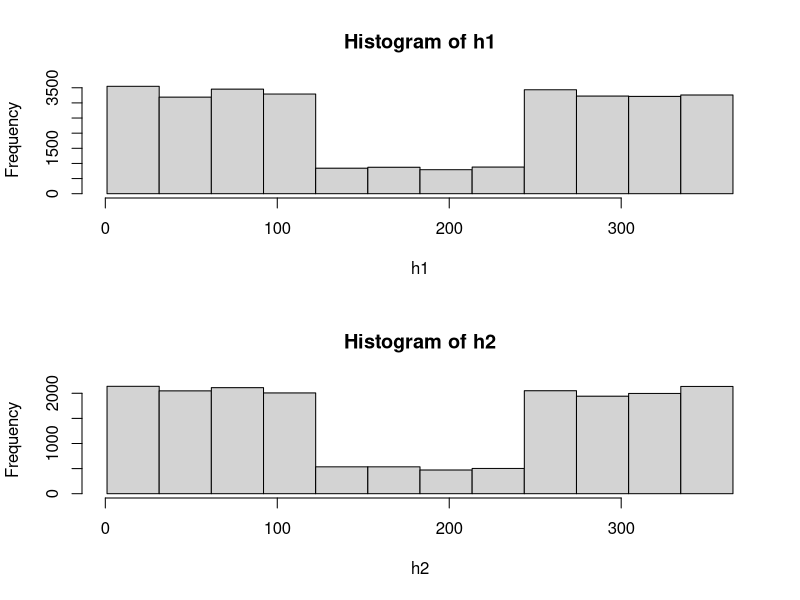
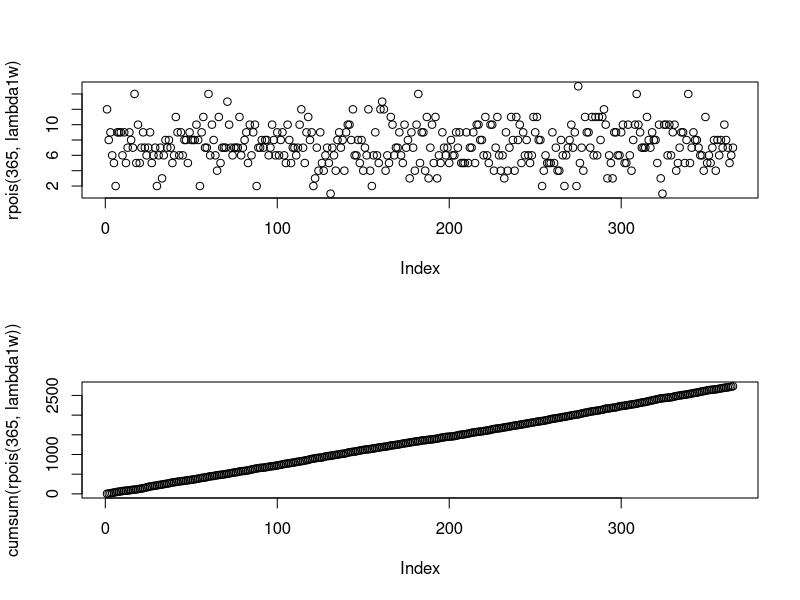
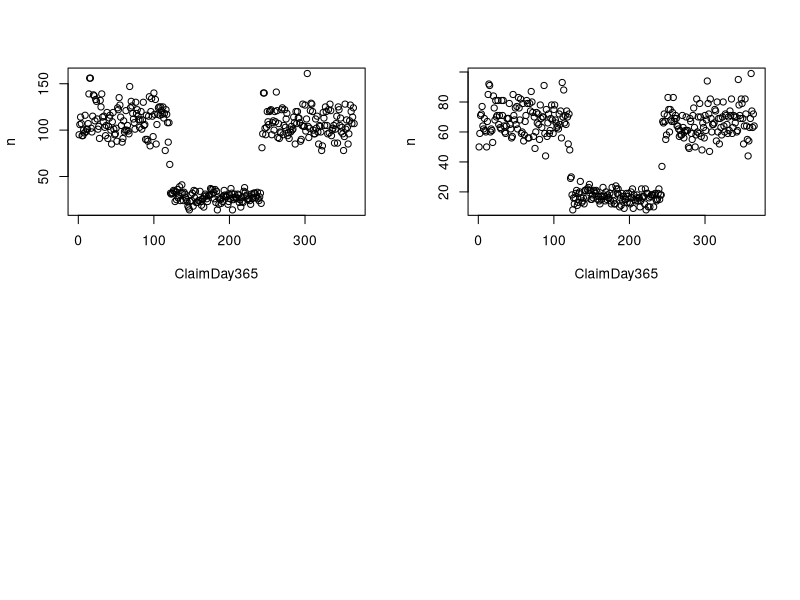

Write the R code that produced these figures, in order. (Note: this script raises an error after producing the figures.)
## Risk och reserv Projekt 1

claims <- read.table("Projekt1_Grupp8.txt", header = TRUE, sep = ";")
summary(claims)

## ARRIVALS

# Aggregate to days in 1 Y
claims$ClaimDay365 <- claims$ClaimDay %% 365
claims$ClaimDay365[claims$ClaimDay365==0] <- 365

# Histogram 1Y dividided by 12 months
par(mfrow=c(2,1))
h1 <- claims$ClaimDay365[claims$ClaimType==1]
b1 <- seq(min(h1), max(h1), length.out = 13)
hist(h1, breaks=b1)
h2 <- claims$ClaimDay365[claims$ClaimType==2]
b2 <- seq(min(h2), max(h2), length.out = 13)
hist(h2, breaks=b2)

# From hist, less arrivals June-August
claims$Summer <- 0
claims$Summer[b1[5]<claims$ClaimDay365&claims$ClaimDay365<=b1[9]] <- 1

#Winter
obs1w <- length(claims$ClaimCost[claims$ClaimType==1&claims$Summer==0])
obs2w <- length(claims$ClaimCost[claims$ClaimType==2&claims$Summer==0])
#Summer
obs1s <- length(claims$ClaimCost[claims$ClaimType==1&claims$Summer==1])
obs2s <- length(claims$ClaimCost[claims$ClaimType==2&claims$Summer==1])

# Branch 1
lambda1w <- obs1w / max(claims$ClaimDay[claims$ClaimType==1&claims$Summer==0])
lambda1s <- obs1s / max(claims$ClaimDay[claims$ClaimType==1&claims$Summer==1])
# Branch 2
lambda2w <- obs2w / max(claims$ClaimDay[claims$ClaimType==2&claims$Summer==0])
lambda2s <- obs2s / max(claims$ClaimDay[claims$ClaimType==2&claims$Summer==1])


plot(rpois(365,lambda1w),type="p")
plot(cumsum(rpois(365,lambda1w)))





# COST
claimsCount1Y <- aggregate(list(n=claims$ClaimDay365),list(ClaimType=claims$ClaimType,ClaimDay365=claims$ClaimDay365), length)
check1 <- sum(claimsCount1Y$n[claimsCount1Y$ClaimType==1])

claimsCountY1 <- subset(claimsCount1Y, ClaimType == 1, select=c(ClaimDay365, n))
claimsCountY2 <- subset(claimsCount1Y, ClaimType == 2, select=c(ClaimDay365, n))

par(mfrow=c(2,2))
plot(claimsCountY1)
plot(claimsCountY2)
plot(rpois(365,lambda1))
plot(rpois(365,lambda2))


## COST
claimsMeanCost10Y <- aggregate(list(MeanCost=claims$ClaimCost),list(ClaimType=claims$ClaimType,ClaimDay=claims$ClaimDay), mean)
claimsMeanCost1Y <- aggregate(list(MeanCost=claims$ClaimCost),list(ClaimType=claims$ClaimType,ClaimDay365=claims$ClaimDay365), mean)


# claimsCost1 <- subset(claimsMeanCost10Y, ClaimType == 1, select=c(ClaimDay, MeanCost))
# claimsCost2 <- subset(claimsMeanCost10Y, ClaimType == 2, select=c(ClaimDay, MeanCost))
# 
# par(mfrow=c(2,1))
# plot(claimsCost1)
# plot(claimsCost2)

claimsCostY1 <- subset(claimsMeanCost1Y, ClaimType == 1, select=c(ClaimDay365, MeanCost))
claimsCostY2 <- subset(claimsMeanCost1Y, ClaimType == 2, select=c(ClaimDay365, MeanCost))

par(mfrow=c(2,1))
plot(claimsCostY1)
plot(claimsCostY2)
